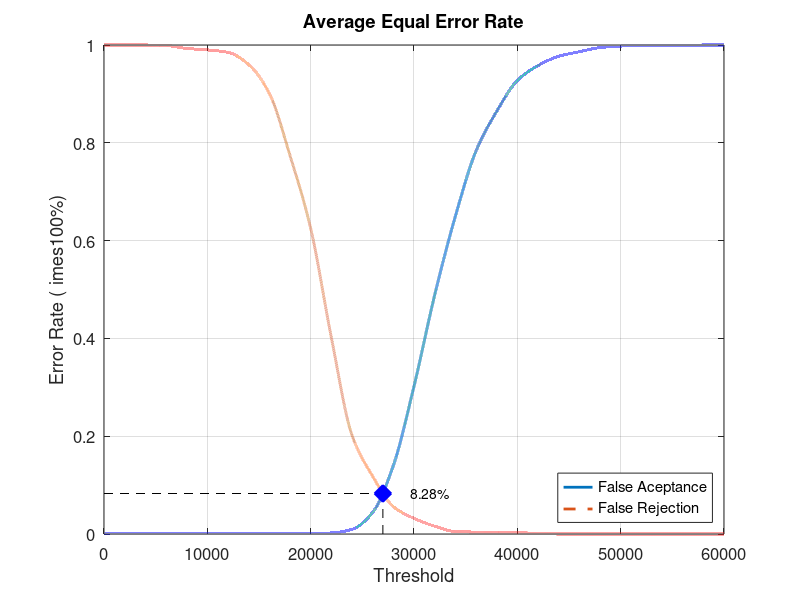
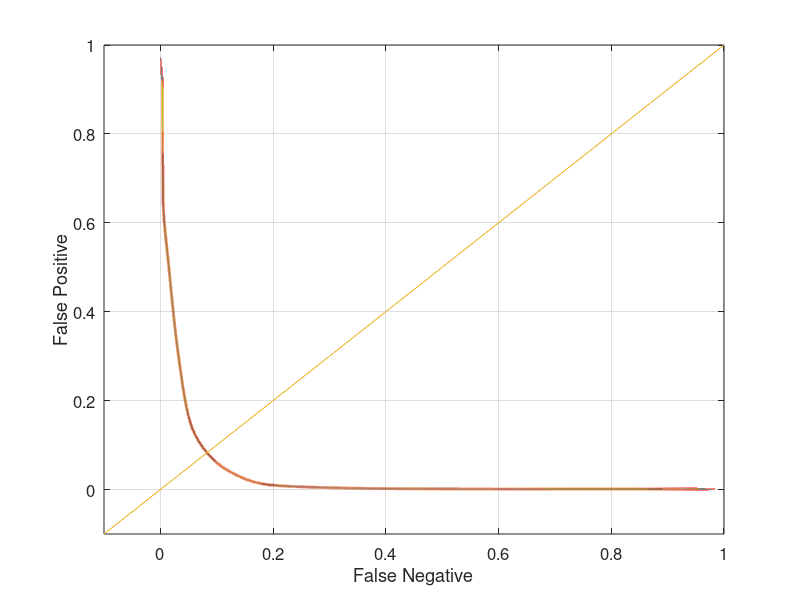

Recreate these plots in MATLAB, in order.
close all;
clear;
clc;
x = 0:2000:60000;
xq = 0:0.5:60000;

y0 = [0 0.00105263 0.00105263 0.00105263 0.00105263 0.00105263 0.00105263 0.00105263 0.00105263 0.00105263 0.00105263 0.00210526 0.00947368 0.0442105 0.14 0.302105 0.488421 0.649474 0.783158 0.86421 0.927368 0.957895 0.976842 0.986316 0.994737 0.997895 0.998947 0.998947 0.998947 1 1]
yy0 = interp1(x, y0, xq, 'pchip');
y1 = [1 1 1 0.999 0.993 0.99 0.985 0.96 0.901 0.774 0.625 0.402 0.202 0.118 0.056 0.032 0.016 0.005 0.004 0.004 0.003 0.001 0 0 0 0 0 0 0 0 0]
yy1 = interp1(x, y1, xq, 'pchip');

% Calculating EER: 
y2 = abs(y0 - y1);
find(y2 == min(y2))
yy2 = abs(yy0 - yy1);
xEER = find(yy2 == min(yy2));
xEERIndex = xq(xEER) % X-axis EER
yEER = yy0(xEER) % Y-axis EER

main = figure
plot(xq, yy0,'-','LineWidth', 2);	hold on
plot(xq, yy1,'--','LineWidth', 2);	hold on
plot([xEERIndex xEERIndex], [0 yEER], 'k--');	hold on
plot([0 xEERIndex], [yEER yEER], 'k--');	hold on
plot(xEERIndex, yEER, 'bx', 'LineWidth', 10);	hold on
text(xEERIndex + 10 * xEERIndex / 100, yEER, [num2str(round((10000 * yEER)) / 100) '%'])
legend('False Aceptance', 'False Rejection', 'Location', 'SouthEast')
xlabel('Threshold')
ylabel('Error Rate (	imes100%)')
title('Average Equal Error Rate')
set(gca, 'FontSize', 12)
axis([0 60000 0 1])
grid on

print(main, 'Database2AverageMain', '-dpng');
FNRxFPR = figure('Color', [1 1 1]);
plot(yy1, yy0, '-', yy1, yy0, 'LineWidth', 2);
hold on
y = -0.1:0.1:1
plot(y, y); 
set(gca, 'FontSize', 12)
xlabel('False Negative')
ylabel('False Positive')
axis([-0.1 1 -0.1 1])
set(gca, 'FontSize', 12)
grid on

print(FNRxFPR, 'Database2AverageFNRxFPR','-dpng');
